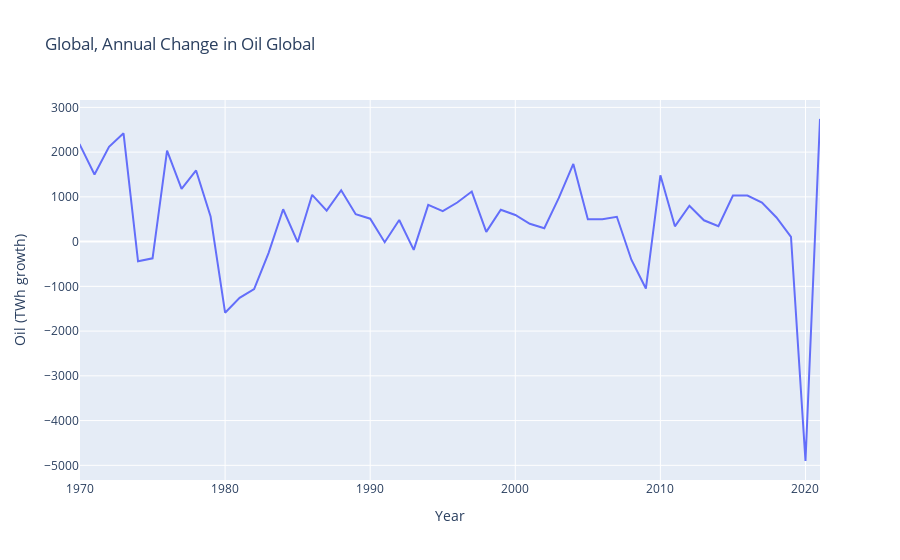

The cell this chart's notebook holds for it:
### Code cell
import pandas as pd
import plotly.graph_objects as go


df_oil=pd.read_csv("data/annual-change-oil.csv")
world_df = df_oil[df_oil['Entity'] == 'World']

# Create the Plotly figure
fig = go.Figure()
fig.add_trace(go.Scatter(x=world_df['Year'], y=world_df['Oil (TWh growth)']))

# Update the layout
fig.update_layout(
    title=' Global, Annual Change in Oil Global',
    xaxis_title='Year',
    yaxis_title='Oil (TWh growth)',
    xaxis_range=[1970, 2021]
)

# Display the plot
fig.show()

### Figure 1 — Plotly figure (JSON) as saved in the notebook; plotly's stock layout.template omitted (floating-point values rounded to 4 significant figures)
{"data": [{"type": "scatter", "x": [1966, 1967, 1968, 1969, 1970, 1971, 1972, 1973, 1974, 1975, 1976, 1977, 1978, 1979, 1980, 1981, 1982, 1983, 1984, 1985, 1986, 1987, 1988, 1989, 1990, 1991, 1992, 1993, 1994, 1995, 1996, 1997, 1998, 1999, 2000, 2001, 2002, 2003, 2004, 2005, 2006, 2007, 2008, 2009, 2010, 2011, 2012, 2013, 2014, 2015, 2016, 2017, 2018, 2019, 2020, 2021, 2022], "y": [1356.0, 1392.0, 1755.0, 1864.0, 2157.0, 1501.0, 2119.0, 2421.0, -439.8, -373.9, 2035.0, 1178.0, 1590.0, 564.2, -1589.0, -1257.0, -1060.0, -251.5, 723.5, -13.03, 1046.0, 691.5, 1147.0, 612.6, 512.5, -13.53, 484.1, -185.8, 820.7, 678.7, 873.9, 1119.0, 216.7, 713.0, 594.8, 399.2, 298.8, 976.2, 1736.0, 499.9, 500.2, 555.0, -405.2, -1049.0, 1482.0, 341.2, 801.1, 476.6, 344.4, 1029.0, 1029.0, 873.9, 538.7, 107.7, -4903.0, 2740.0, 1620.0]}], "layout": {"autosize": true, "title": {"text": " Global, Annual Change in Oil Global"}, "xaxis": {"range": [1970, 2021], "title": {"text": "Year"}, "type": "linear"}, "yaxis": {"autorange": true, "range": [-5328.0, 3165.0], "title": {"text": "Oil (TWh growth)"}, "type": "linear"}}}
